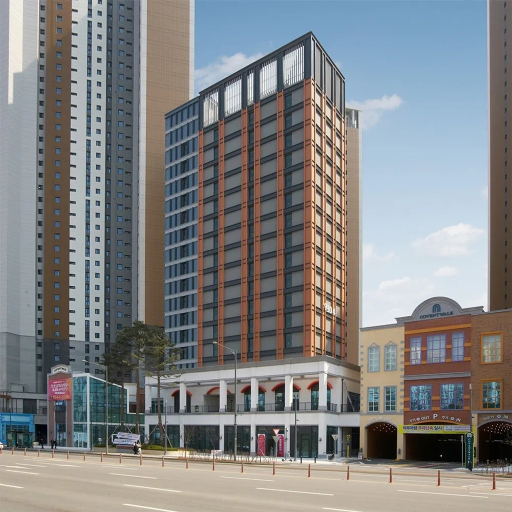
#> input picture ai-model/dataset/buildings/building_00003.jpg, 1024 x 1024 px (shown at 1/2 size)
$ python predict.py --building ../dataset/buildings/building_00003.jpg --material ../dataset/buildings/building_00008.jpg
#> lines starting #> are read from the running program, lines starting #| are printed output that depends on the picture
#!/usr/bin/env python3
"""
XTERIOHUB Custom Façade AI - CLI Inference Tool
Usage:
  python predict.py --building <path> --material <path> --mask <path> --output <path>
"""

import argparse
import numpy as np
from PIL import Image

def run_inference(building_path, material_path, mask_path, output_path):
#> called with building_path = '../dataset/buildings/building_00003.jpg', material_path = '../dataset/buildings/building_00008.jpg', output_path = 'output_render.jpg'
    print(f"Loading building image from {building_path}...")
    b_img = Image.open(building_path).convert("RGB")
#> b_img is the input picture: PIL image 1024x1024 RGB; mean R, G, B 129.9, 131.1, 132.1
    m_img = Image.open(material_path).convert("RGB")
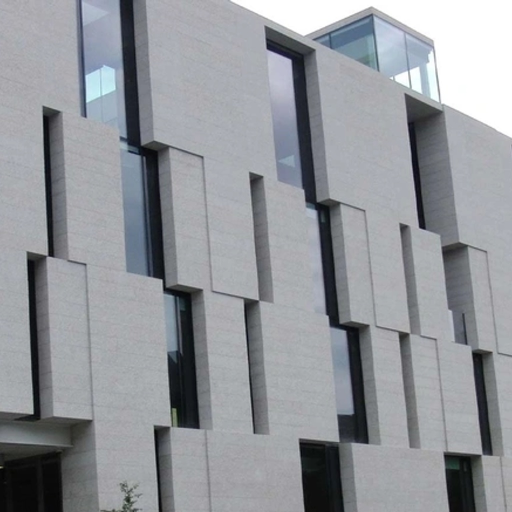
#> input picture ai-model/dataset/buildings/building_00008.jpg, 1024 x 1024 px (shown at 1/2 size)
#> m_img is the input picture: PIL image 1024x1024 RGB; mean R, G, B 146.7, 149.6, 154.6

    if mask_path:
        mask_img = Image.open(mask_path).convert("L")
    else:
        mask_img = Image.new("L", b_img.size, 255)
#> mask_img: PIL image 1024x1024 L; every value is 255

    b_np = np.array(b_img)
    m_np = np.array(m_img.resize((240, 140)))
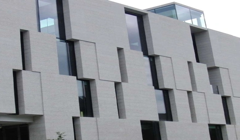
#> m_np: shape (140, 240, 3); mean R, G, B 146.7, 149.6, 154.6
    mask_np = np.array(mask_img.resize(b_img.size))

    h, w, _ = b_np.shape
#> h = 1024; w = 1024
    tw, th = 240, 140
    num_x = int(np.ceil(w / tw)) + 1
#> num_x = 6
    num_y = int(np.ceil(h / th)) + 1
#> num_y = 9
    tiled = np.tile(m_np, (num_y, num_x, 1))[:h, :w]
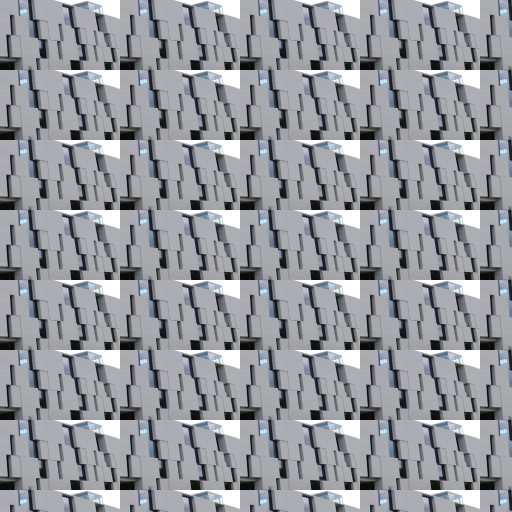
#> tiled: shape (1024, 1024, 3) (shown at 1/2 size); mean R, G, B 147, 150, 155

    gray = (0.299 * b_np[:, :, 0] + 0.587 * b_np[:, :, 1] + 0.114 * b_np[:, :, 2]) / 135.0
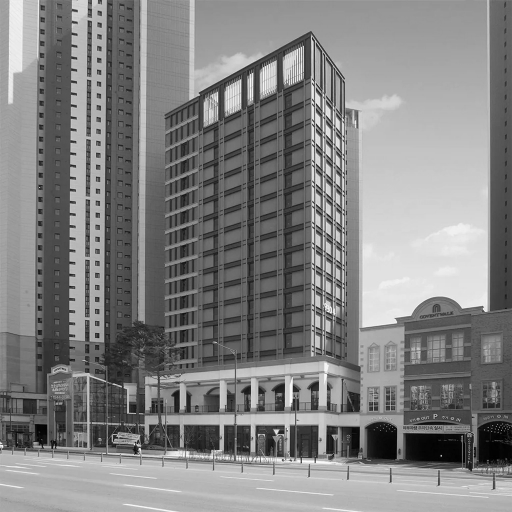
#> gray: shape (1024, 1024) float64 (shown at 1/2 size); min 0, max 1.89, mean 0.969; drawn with min black and max white
    shade = np.clip(np.power(gray, 0.95), 0.35, 1.45)[:, :, np.newaxis]
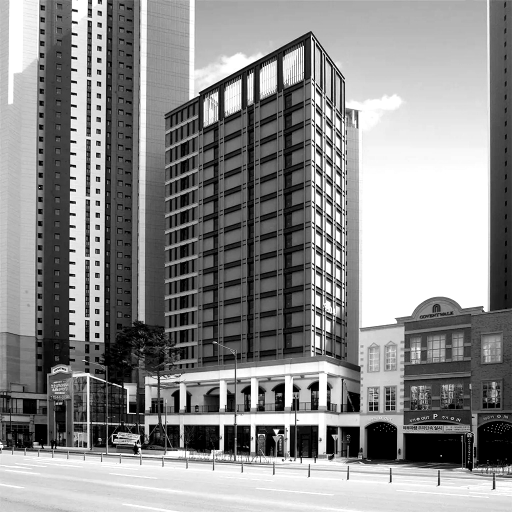
#> shade: shape (1024, 1024, 1) float64 (shown at 1/2 size); min 0.35, max 1.45, mean 0.96; drawn with min black and max white
    shaded_mat = np.clip(tiled.astype(np.float32) * shade, 0, 255).astype(np.uint8)
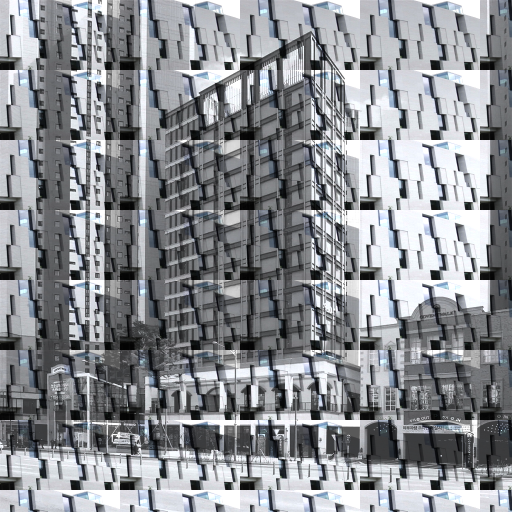
#> shaded_mat: shape (1024, 1024, 3) (shown at 1/2 size); mean R, G, B 138.2, 141, 145.5

    mask_f = (mask_np.astype(np.float32) / 255.0)[:, :, np.newaxis]
#> mask_f: shape (1024, 1024, 1) float32; every value is 1
    result_np = (b_np.astype(np.float32) * (1.0 - mask_f) + shaded_mat.astype(np.float32) * mask_f).astype(np.uint8)

    result_pil = Image.fromarray(result_np)
    result_pil.save(output_path, quality=95)
    print(f"✓ Output visualization saved successfully to {output_path}")

if __name__ == "__main__":
    parser = argparse.ArgumentParser(description="XTERIOHUB Façade AI Predict CLI")
    parser.add_argument("--building", required=True, help="Path to input building photo")
    parser.add_argument("--material", required=True, help="Path to XTERIOHUB material swatch")
    parser.add_argument("--mask", default=None, help="Path to façade mask (optional)")
    parser.add_argument("--output", default="output_render.jpg", help="Path to save output render")
    args = parser.parse_args()

    run_inference(args.building, args.material, args.mask, args.output)
